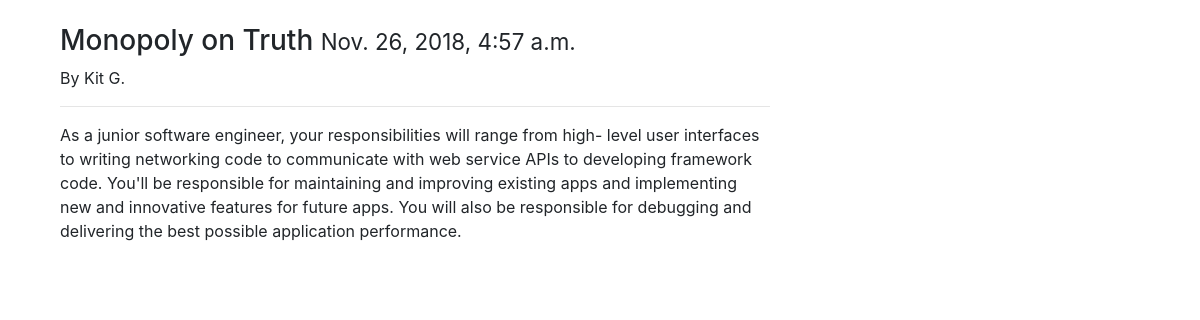
/posts/3/, run on the app's committed database.
### posts/models.py (models this page shows, shortened)
class Post(models.Model):
    user = models.ForeignKey(settings.AUTH_USER_MODEL, default=1, on_delete=models.CASCADE)
    title = models.CharField(max_length=120)
    slug = models.SlugField(unique=True)
    image = models.ImageField(
        upload_to=upload_location,
        null=True,
        blank=True,
        height_field="height_field",
        width_field="width_field")
    height_field = models.IntegerField(default=0)
    width_field = models.IntegerField(default=0)
    content = models.TextField()
    draft = models.BooleanField(default=False)
    publish = models.DateField(auto_now=False, auto_now_add=False)
    updated = models.DateTimeField(auto_now=True, auto_now_add=False)
    timestamp = models.DateTimeField(auto_now=False, auto_now_add=True)
    objects = PostManager()
    class Meta:
        ordering = ['-id', '-timestamp', '-updated']

### posts/views.py (the view)
# urls.py: re_path(r'^(?P<id>\d+)/$', v.posts_detail, name='detail'),
def posts_detail(request, id): # retrieve
    instance = get_object_or_404(Post, id=id)
    if instance.draft or instance.publish > timezone.now().date():
        if not request.user.is_staff or not request.user.is_superuser:
            raise Http404
    share_string = quote_plus(instance.content)
    context = {
        "title" : instance.title,
        "post" : instance,
        "share_string" : share_string,
    }
    return render(request, "post_detail.html", context)

### posts/templatetags/urlify.py (called while the page is built)
@register.filter
def urlify(value):
    return quote_plus(value)

### templates/post_detail.html (shortened to what this page needs)
{% extends "base.html" %}
{% load urlify %}
{% block content %}
<div class="col-sm-8 col-sm-offset-3">
    <h3>{{ title }} <small>{{ post.timestamp }}</small></h1>
    {% if post.user.get_full_name %}
        <p>By {{post.user.get_full_name }}</p>
    {% endif %}
    <hr>
    {{ post.content | linebreaks }} </br>
</div>
{% endblock content %}

### data on the page
Post: title "Monopoly on Truth", timestamp "Nov. 26, 2018, 4:57 a.m.", user.get_full_name "Kit G.", content "As a junior software engineer, your responsibilities will range from high- level user interfaces to writing networking code to communicate with web service APIs to developing framework code. You'll be responsible for maintaining and improving existing apps and implementing new and innovative features for future apps. You will also be responsible for debugging and delivering the best possible application performance."
